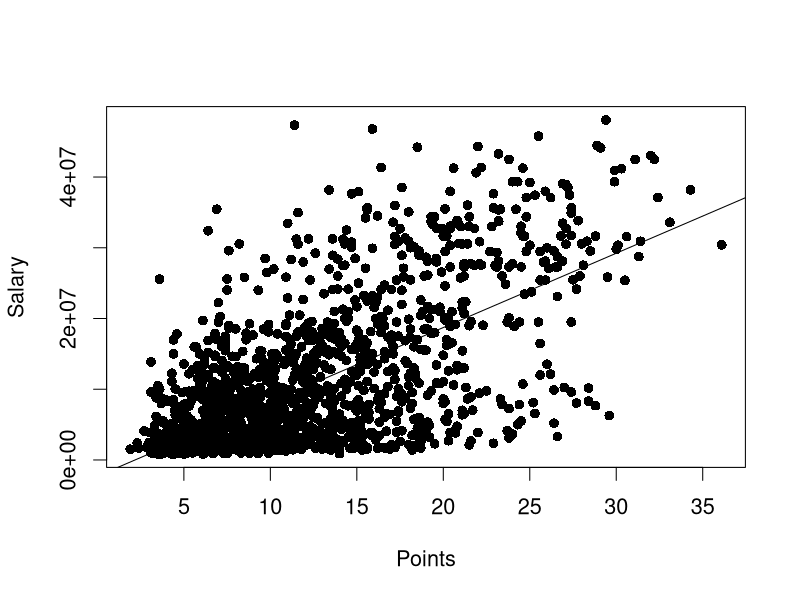
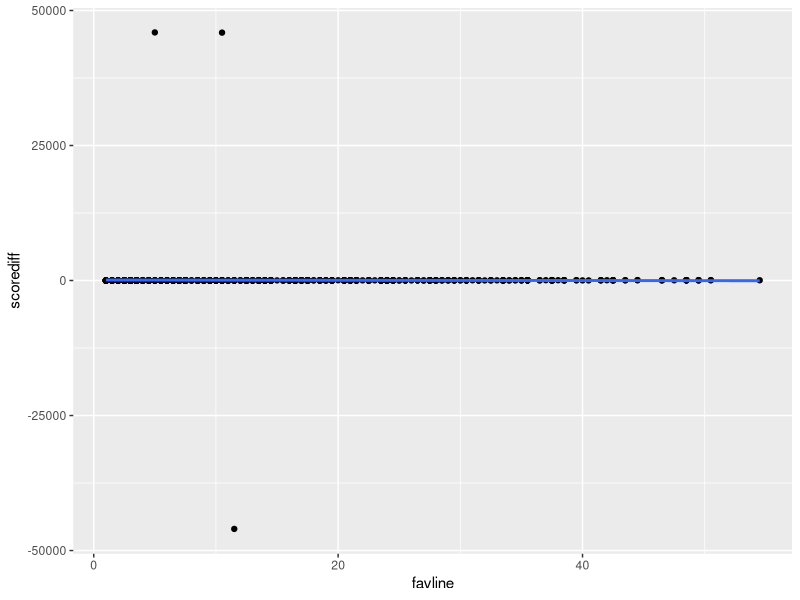

These charts were generated, in order, by the following R code:
## ---- chunk 1
knitr::opts_chunk$set(echo = TRUE)
## ---- chunk 2
library(ggplot2)
library(knitr)
library(tidyverse)
## ---- chunk 3
# Reading NBA Data
nba_players <- read_csv("NBA_Players.csv")
## ---- chunk 4
#1A Summary Statistics for NBA Data
summary(nba_players)
## ---- chunk 5
#1B Regression with Salary and Points
lm(Salary ~ PTS, data=nba_players)
NBAmod <- lm(Salary ~ PTS, data = nba_players)
b1 <- coef(NBAmod)[[1]]
b2 <- coef(NBAmod)[[2]]
sNBAmod <- summary(NBAmod)
print(sNBAmod, signif=F)
## ---- chunk 6
#1C Interpreting Results
# According to the salary coefficient, the negative intercept indicates that when points are at 0, the salary will be -$2,282,281.
# According to the points coefficient, for each additional point scored, the salary will increase by $1,050,465.
## ---- chunk 7
#1D Plotting the Results with a Linear Trend
par(cex=1.3)
plot(nba_players$PTS, nba_players$Salary, xlab="Points", ylab="Salary", pch=16)
abline(b1,b2)
## ---- chunk 8
#1E Predicting Salary
NBAmod <- lm(Salary ~ PTS, data=nba_players)
newx <- data.frame(PTS = c(10,20,30))
yhat <- predict(NBAmod, newx)
names(yhat) <- c("Points= 10", "20","30")
yhat

# This correlates to the linear regression ran earlier, as for every point your salary will icnrease by $1,050,465. From 10 to 20 points, salary jumps about $10,000,000. The same can be said from 20 to 30 points as well.
## ---- chunk 9
# Read NCAA Data
ncaa_odds_2024 <- read.csv("NCAAF_Odds_2024.csv")
## ---- chunk 10
#2A Linear Regression with Scorediff
lm(scorediff ~ favline, data=ncaa_odds_2024)

NCAAmod <- lm(scorediff ~ favline, data=ncaa_odds_2024)
c1 <- coef(NCAAmod)[[1]]
c2 <- coef(NCAAmod)[[2]]
sNCAAmod <- summary(NCAAmod)
print(sNCAAmod, signif=F)
## ---- chunk 11
#2B Interpreting Results
# According to the scorediff coefficient, when score differential is equal to 94.895 points, the line for the favorite is at 0.
# According to the favline coefficient, for every 1 point, the score differential decreases by 2.458 points.
## ---- chunk 12
#2C Plotting Results with Linear Trend
model1 <- lm(scorediff ~ favline, data = ncaa_odds_2024)
summary(model1)

p1 <- ggplot(ncaa_odds_2024, aes(x=favline, y=scorediff))
p1 + geom_point() + stat_smooth(method=lm, se=FALSE)
## ---- chunk 13
#2D Linear Regression with Sumscore and Total
lm(sumscore ~ total, data=ncaa_odds_2024)
NCAAmod2 <- lm(sumscore ~ total, data = ncaa_odds_2024)
d1 <- coef(NCAAmod2)[[1]]
d2 <- coef(NCAAmod2)[[2]]
sNCAAmod2 <- summary(NCAAmod2)
print(sNCAAmod2, signif=F)
## ---- chunk 14
# Interpreting Results
# According to the sumscore coefficient, the predicted value of sum score equals 911.45, when the total is equal to 0.
# According to the total coefficient, for every 1 increase in total, the sum score will decrease by 13.42.
